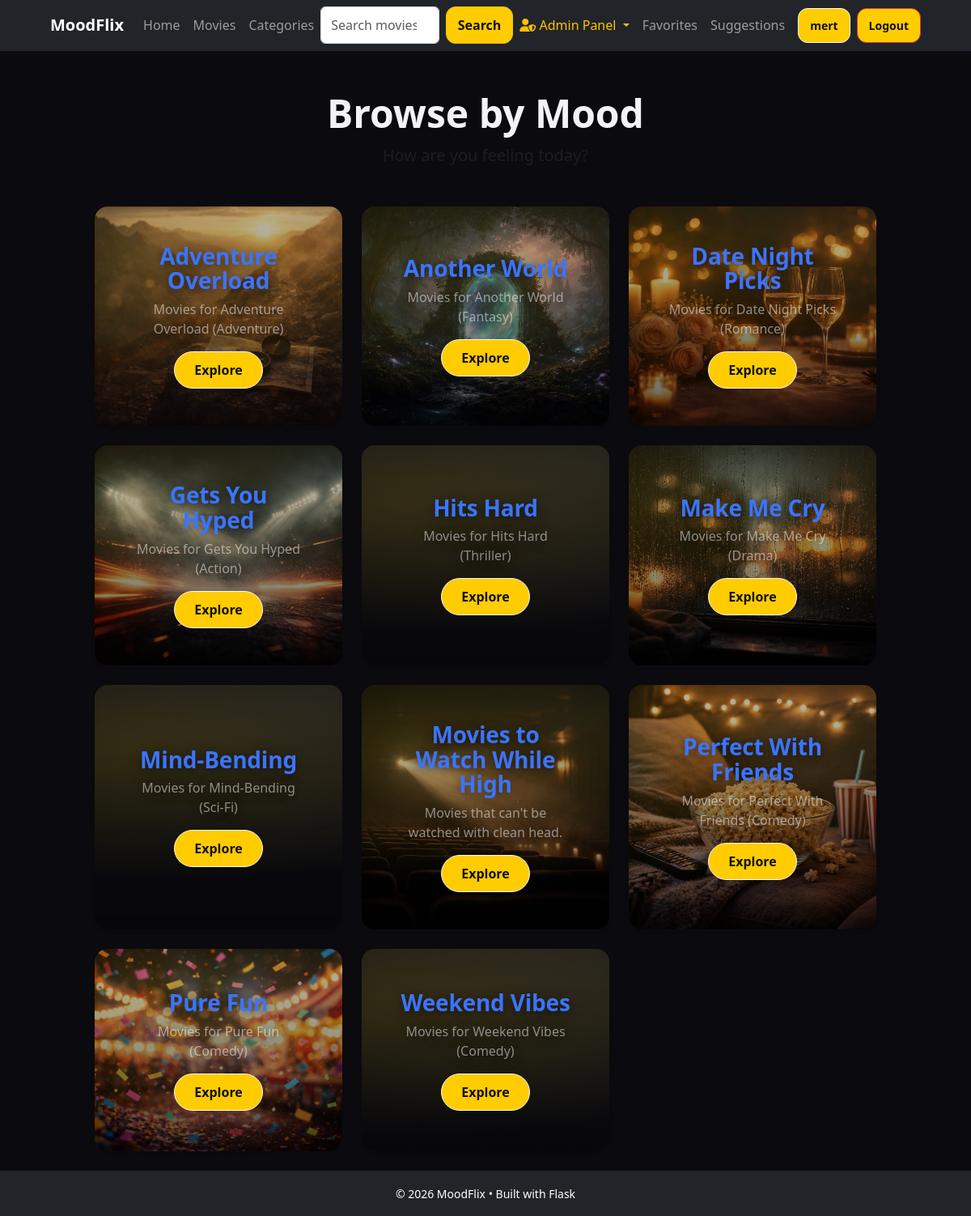
Page /categories (signed in) on the committed database.
### app/models/user.py (models this page shows, shortened)
class User(UserMixin, db.Model):
    __tablename__ = "users"
    id = db.Column(db.Integer, primary_key=True)
    email = db.Column(db.String(120), unique=True, nullable=False)
    username = db.Column(db.String(50), nullable=False)
    password_hash = db.Column(db.String(128), nullable=False)
    role = db.Column(db.String(20), nullable=False, default="user")  # "user" or "admin"
    created_at = db.Column(db.DateTime, nullable=False, default=datetime.utcnow)
    is_active = db.Column(db.Boolean, nullable=False, default=True)
    comments = db.relationship('Comment', backref='user', lazy='dynamic', cascade='all, delete-orphan')
    ratings = db.relationship('Rating', backref='user', lazy='dynamic', cascade='all, delete-orphan')
    favorites = db.relationship('Favorite', backref='user', lazy='dynamic', cascade='all, delete-orphan')
    suggestions = db.relationship('Suggestion', backref='user', lazy='dynamic', cascade='all, delete-orphan')

### app/models/mood_category.py (models this page shows, shortened)
class MoodCategory(db.Model):
    __tablename__ = "mood_categories"
    id = db.Column(db.Integer, primary_key=True)
    name = db.Column(db.String(255), nullable=False)
    description = db.Column(db.Text, nullable=True)

### app/controllers/home_controller.py (the view)
@home_bp.get("/categories")
def list_categories():
    categories = MovieService.listCategories()
    return render_template("categories/list.html", categories=categories)

### app/__init__.py (called while the page is built)
def init_extensions(app: Flask) -> None:
    db.init_app(app)
    import_models()
    migrate.init_app(app, db)
    login_manager.init_app(app)
    login_manager.login_view = "auth.login"
    from app.models.user import User
    @login_manager.user_loader
    def load_user(user_id):
        return User.query.get(int(user_id))

### app/services/movie_service.py (called while the page is built)
    @staticmethod
    def listCategories() -> list[MoodCategory]:
        return MoodCategory.query.order_by(MoodCategory.name.asc()).all()

### app/views/templates/categories/list.html (shortened to what this page needs)
{% extends "base.html" %}
{% block content %}
  {% set category_images = {
      'Adventure Overload':   'img/Adventure.jpg',
      'Gets You Hyped':       'img/Action.jpg',
      'Another World':        'img/Fantasy.jpg',
      'Date Night Picks':     'img/Romance.jpg',
      'Hits Hard':            'img/Thriller.jpg',
      'Make Me Cry':          'img/Drama.jpg',
      'Mind-Bending':         'img/Sci-Fi.jpg',
      'Perfect With Friends': 'img/Comedy.jpg',
      'Pure Fun':             'img/Fun.jpg',
      'Weekend Vibes':        'img/Weekends.jpg'
  } %}
  <div class="container mt-4">
      <div class="text-center mb-5">
        <h1 class="fw-bold display-5">Browse by Mood</h1>
        <p class="text-muted lead">How are you feeling today?</p>
      </div>
      <div class="row row-cols-1 row-cols-md-2 row-cols-lg-3 g-4">
        {% for category in categories %}
          {% set image_file = category_images.get(category.name, 'img/hero-bg.jpg') %}
          <div class="col">
            <a href="{{ url_for('movie.list_movies_by_category', category_id=category.id) }}" class="text-decoration-none text-white">
              <div class="card h-100 shadow-sm border-0 mood-card"
                   style="background-image: linear-gradient(rgba(0,0,0,0.3), rgba(0,0,0,0.6)), url('{{ url_for('static', filename=image_file) }}');
                          background-size: cover;
                          background-position: center;
                          min-height: 250px;
                          transition: transform 0.3s;">
                <div class="card-body d-flex flex-column justify-content-center align-items-center text-center p-4">
                    <h3 class="card-title fw-bold text-shadow">{{ category.name }}</h3>
                    <p class="card-text text-white-50 d-none d-md-block">{{ category.description }}</p>
                    <span class="btn btn-outline-light mt-3 rounded-pill px-4">Explore</span>
                </div>
              </div>
            </a>
          </div>
        {% endfor %}
      </div>
  </div>
{% endblock %}

### app/views/templates/base.html (shortened to what this page needs)
<!doctype html>
<html lang="en">
<head>
  <link href="https://cdn.jsdelivr.net/npm/bootstrap@5.3.0/dist/css/bootstrap.min.css" rel="stylesheet">
  <link rel="stylesheet" href="https://cdnjs.cloudflare.com/ajax/libs/font-awesome/6.0.0/css/all.min.css">
  <link rel="stylesheet" href="{{ url_for('static', filename='css/style.css') }}">
</head>
<body>
  <nav class="navbar navbar-expand-lg navbar-dark bg-dark sticky-top" style = "z-index: 1050;">
    <div class="container">
      <a href="{{ url_for('home.index') }}" class="navbar-brand fw-bold">MoodFlix</a>
      <div class="collapse navbar-collapse" id="navbarNav">
        <ul class="navbar-nav me-auto">
            <li class="nav-item">
                <a class="nav-link" href="{{ url_for('home.index') }}"> {{ 'Home' | translate }} </a>
            </li>
            <li class="nav-item">
                <a class="nav-link" href="{{ url_for('movie.list_movies') }}"> {{ 'Movies' | translate }} </a>
            </li>
            <li class="nav-item">
                <a class="nav-link" href="{{ url_for('movie.list_categories') }}"> {{ 'Categories' | translate }} </a>
            </li>
        </ul>
        <form class="d-flex mx-auto" method="GET" action="{{ url_for('home.search_movies') }}">
            <input class="form-control me-2" type="search" name="q" placeholder="{{ 'Search movies...' | translate }}" value="{{ request.args.get('q', '') }}">
            <button class="btn btn-outline-warning" type="submit">{{ 'Search' | translate }}</button>
        </form>
        <ul class="navbar-nav ms-auto align-items-center">
            {% if current_user.is_authenticated %}
                {% if current_user.role == 'admin' %}
                <li class="nav-item dropdown">
                    <a class="nav-link dropdown-toggle text-warning" href="#" id="adminDropdown" role="button" data-bs-toggle="dropdown" aria-expanded="false">
                        <i class="fas fa-user-shield"></i> {{ 'Admin Panel' | translate }}
                    </a>
                </li>
                {% endif %}
                <li class="nav-item">
                    <a class="nav-link" href="{{ url_for('favorite.list_favorites') }}">{{ 'Favorites' | translate }}</a>
                </li>
                <li class="nav-item">
                    <a class="nav-link" href="{{ url_for('suggestion.list_suggestions') }}">{{ 'Suggestions' | translate }}</a>
                </li>
                <li class="nav-item ms-2">
                    <a class="btn btn-sm btn-outline-light" href="{{ url_for('auth.view_profile', user_id=current_user.id) }}">
                        {{ current_user.username }}
                    </a>
                </li>
                <li class="nav-item ms-2">
                    <form action="{{ url_for('auth.logout') }}" method="POST" class="d-inline">
                        <button type="submit" class="btn btn-sm btn-danger">{{ 'Logout' | translate }}</button>
                    </form>
                </li>
            {% endif %}
        </ul>
      </div>
    </div>
  </nav>
  <main class="container py-4" style="min-height: 80vh;">
    {% block content %}{% endblock %}
  </main>
  <footer class="bg-dark text-white text-center py-3 mt-auto">
    <div class="container">
      <small>© 2026 MoodFlix • Built with Flask</small>
    </div>
  </footer>
</body>
</html>

### app/views/static/css/style.css (style rules this page uses)
:root { --bg: #0b0b0f; --panel: #12121a; --text: #f3f3f7; --muted: #a7a7b6; --line: #232333; --accent: #ffcc00; }
* { box-sizing: border-box; }
body { margin: 0; font-family: system-ui, -apple-system, Segoe UI, Roboto, Arial; background: var(--bg); color: var(--text); }
.container { width: min(1100px, 92%); margin: 0 auto; }
.navbar { position: sticky; top: 0; background: rgba(11, 11, 15, 0.9); border-bottom: 1px solid var(--line); }
.btn { padding: 10px 14px; border-radius: 12px; background: var(--accent); color: #111; text-decoration: none; font-weight: 700; }
.mood-card { position:relative; min-height:260px; padding:22px; border-radius:22px; border:1px solid var(--line); background-color:var(--panel); background-image: linear-gradient(180deg, rgba(0,0,0,.18), rgba(0,0,0,.78)), var(--card-bg, none); background-size:cover; background-position:var(--bg-pos, center); background-repeat:no-repeat; overflow:hidden; text-decoration:none; color:var(--text); transition: transform .12s ease, border-color .12s ease; }
.mood-card::after { content:""; position:absolute; inset:0; background: radial-gradient(900px 280px at 20% 25%, rgba(255,204,0,.14), transparent 60%), radial-gradient(900px 380px at 90% 10%, rgba(255,255,255,.06), transparent 55%); pointer-events:none; }
.mood-card > * { position:relative; z-index:1; }
.mood-card h3 { margin:0 0 8px; font-size:28px; line-height:1.1; letter-spacing:-0.2px; color:#3b74ff; text-shadow:0 2px 14px rgba(0,0,0,.6); }
.mood-card p { margin:0; color:rgba(243,243,247,.72); text-shadow:0 2px 14px rgba(0,0,0,.6); }
.card { background: var(--panel); border: 1px solid var(--line); border-radius: 16px; overflow: hidden; text-decoration: none; color: inherit; }
.card-body { padding: 12px; }

### app/views/templates/categories/list.html (style rules this page uses)
.text-shadow { text-shadow: 2px 2px 4px rgba(0,0,0,0.8); }

### rows in the picture
User: username "mert"
MoodCategory: shows a picture, name "Adventure Overload", description "Movies for Adventure Overload (Adventure)"
MoodCategory: shows a picture, name "Another World", description "Movies for Another World (Fantasy)"
MoodCategory: shows a picture, name "Date Night Picks", description "Movies for Date Night Picks (Romance)"
MoodCategory: shows a picture, name "Gets You Hyped", description "Movies for Gets You Hyped (Action)"
MoodCategory: name "Hits Hard", description "Movies for Hits Hard (Thriller)"
MoodCategory: shows a picture, name "Make Me Cry", description "Movies for Make Me Cry (Drama)"
MoodCategory: name "Mind-Bending", description "Movies for Mind-Bending (Sci-Fi)"
MoodCategory: shows a picture, name "Movies to Watch While High", description "Movies that can't be watched with clean head."
MoodCategory: shows a picture, name "Perfect With Friends", description "Movies for Perfect With Friends (Comedy)"
MoodCategory: shows a picture, name "Pure Fun", description "Movies for Pure Fun (Comedy)"
MoodCategory: name "Weekend Vibes", description "Movies for Weekend Vibes (Comedy)"

### other values in the picture
{{ 'Home' | translate }} "Home"
{{ 'Movies' | translate }} "Movies"
{{ 'Categories' | translate }} "Categories"
{{ 'Search' | translate }} "Search"
{{ 'Admin Panel' | translate }} "Admin Panel"
{{ 'Favorites' | translate }} "Favorites"
{{ 'Suggestions' | translate }} "Suggestions"
{{ 'Logout' | translate }} "Logout"
